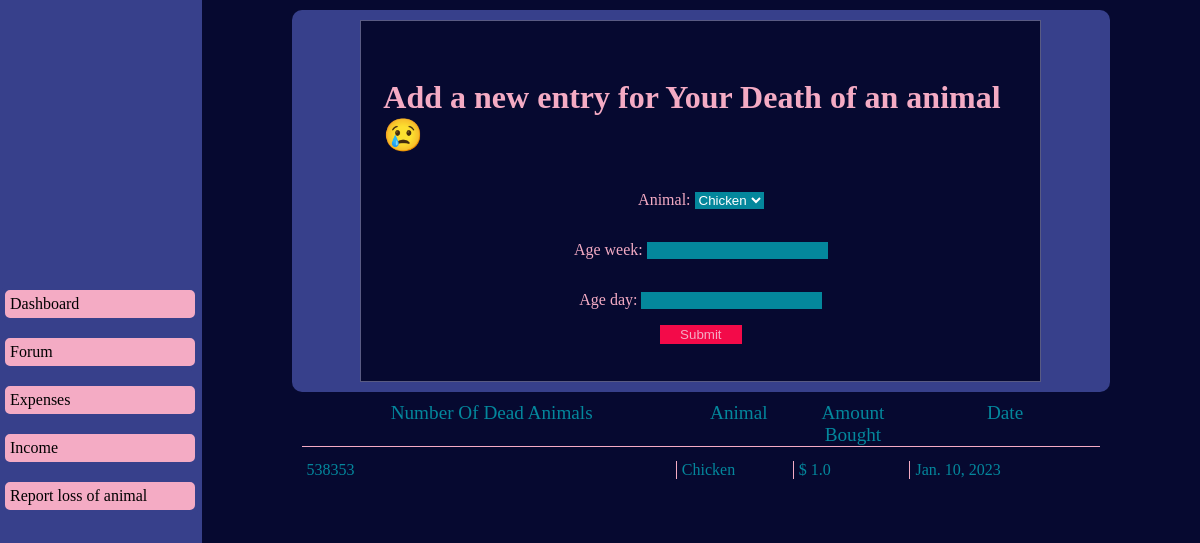
/death/no (signed in), run on the app's committed database.
### base_app/models.py (models this page shows)
class Animal(models.Model):
    animal = models.CharField( max_length=8, choices=ANIMAL_CHOICES )
    price_bought_per_one = models.FloatField()
    quantity = models.IntegerField()
    animal_age_at_bought = models.FloatField()
    created_at = models.DateField(auto_now_add=True)
    modified_aat = models.DateField(auto_now=True)
    alive = models.IntegerField()
    owner_id = models.ForeignKey(CustomUser, on_delete=models.CASCADE)

### base_app/decorators.py (the view)
        def wrapper_func(request,*args, **kwargs):
            group = None
            if request.user.groups.exists():
                group = request.user.groups.all()[0].name
            if group in allowed_users:
                return view_func(request,*args, **kwargs)
            else:
                return redirect('Pro')

### base_app/forms.py
class DeathForm(forms.Form):
    animal = forms.ChoiceField(choices=ANIMAL_CHOICES)
    age_week = forms.IntegerField()
    age_day = forms.IntegerField()

### base_app/views.py (called while the page is built, shortened)
@login_required
@allowed_users(allowed_users=["Paid"])
def death_of_a_bird(request):
    context = {}
    total_dead_animal = Animal.objects.filter(owner_id=request.user, alive__lt=F("quantity")).all().order_by("-modified_aat")
    total_dead_animal_array = []
    for i in total_dead_animal:
        array = [i.quantity - i.alive, i.animal, i.price_bought_per_one, i.modified_aat]
        total_dead_animal_array.append(array)
    form = DeathForm()
    context["form"] = form
    context["title"] = "Death of an animal 😢"
    context["dead_data"] = total_dead_animal_array
    return render(request, "views_temp/dead.html", context)

### templates/views_temp/dead.html (shortened to what this page needs)
{% extends 'views_temp/single_form_template.html' %}

### templates/views_temp/single_form_template.html (shortened to what this page needs)
{% extends 'views_temp/base.html' %}
{% load cache %}
{% block content %}
    <div class="single-temp">
        <div class="single-form-container">
            <form action = "" method = "post" class="single-form">
                <legend><h1>Add a new entry for Your {{ title }}</h1></legend>
                {{ form.as_p }}
                <input type="submit" value="Submit">
            </form>
        </div>
        {% if dead_data %}
            <div class="data-info">
                <div class="single-temp-header-container">
                    <p>Number Of Dead Animals</p>
                    <p>Animal</p>
                    <p>Amount Bought</p>
                    <p>Date</p>
                </div>
                {% for data in dead_data %}
                    <div class='data-info-card'>
                        <span>{{data.0}}</span>
                        <span>{{data.1}}</span>
                        <span>$ {{data.2}}</span>
                        <span>{{data.3}}</span>
                    </div>
                {% endfor %}
            </div>
        {% endif %}
    </div>
{% endblock content %}

### static/views/main.css (style rules this page uses)
:root { --blue:#6977E6; --opacity-blue:#37408b; --white: #ffffff; --teal:#04879C; --red:#F30A49; --pink:#F4ABC4; --navy: #595B83; --light-dark-blue:#333456; --dark-blue:#060930; }
html, body { margin: 0; padding: 0; }
body { background-color:var(--dark-blue); }

### static/views/forum.css (style rules this page uses)
:root { --blue:#37408b; --white: #ffffff; --teal:#04879C; --red:#F30A49; --pink:#F4ABC4; --navy: #595B83; --light-dark-blue:#333456; --dark-blue:#060930; }

### static/views/single_temp.css (style rules this page uses)
:root { --blue:#37408b; --white: #ffffff; --teal:#04879C; --red:#F30A49; --pink:#F4ABC4; --navy: #595B83; --light-dark-blue:#333456; --dark-blue:#060930; }
.single-temp { width: 100%; }
.single-form-container { background-color: var(--blue); padding: 10px; width: 80%; margin: 10px auto; border-radius: 10px; }
.single-form { border: 1px solid var(--navy); background-color: var(--dark-blue); width: 80%; margin: 0 auto; padding: 20px; min-height: 40vh; display: flex; flex-direction: column; justify-content: center; align-items: center; color: var(--pink); }
.single-form label { width: 200px; }
.single-form > p > input { background-color: var(--teal); border: none; }
.single-form > p > select { background-color: var(--teal); color: var(--white); border: none; }
.single-form > input { background-color: var(--red); border: none; color: var(--pink); padding: 2px 20px; }
.data-info { color: var(--teal); width: 80%; margin: 0 auto; }
.single-temp-header-container { display: flex; justify-content: space-evenly; }
.single-temp-header-container p { border-bottom: 1px solid var(--pink); font-size: larger; text-align: center; margin: 0; }
.single-temp-header-container p:first-child { flex: 1; }
.single-temp-header-container p:nth-child(2) { flex: 0.3; }
.single-temp-header-container p:nth-child(3) { flex: 0.3; }
.single-temp-header-container p:last-child { flex: 0.5; }
.data-info-card { display: flex; justify-content: space-between; align-items: center; text-align: left; height: 45px; }
.data-info-card span { border-right: var(--pink) solid 1px; margin-left: 5px; }
.data-info-card span:first-child { flex: 1; }
.data-info-card span:nth-child(2) { flex: 0.3; }
.data-info-card span:nth-child(3) { flex: 0.3; }
.data-info-card span:last-child { flex: 0.5; border: none; }

### data on the page
Animal: animal "Chicken", price_bought_per_one "1.0", modified_aat "Jan. 10, 2023"

### other printed values
{{ title }} "Death of an animal 😢"
{{ data.0 }} "538353"
